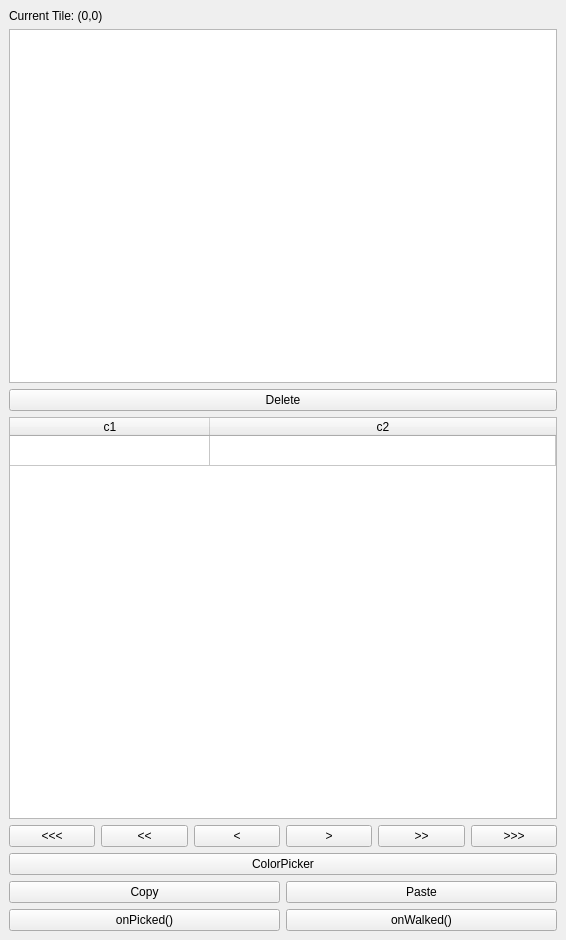
<?xml version="1.0" encoding="UTF-8"?>
<ui version="4.0">
 <class>sceneGraphBrowser</class>
 <widget class="QMainWindow" name="sceneGraphBrowser">
  <property name="geometry">
   <rect>
    <x>0</x>
    <y>0</y>
    <width>566</width>
    <height>940</height>
   </rect>
  </property>
  <property name="windowTitle">
   <string>Scene Graph Browser</string>
  </property>
  <widget class="QWidget" name="centralwidget">
   <layout class="QVBoxLayout" name="verticalLayout_2">
    <item>
     <layout class="QVBoxLayout" name="verticalLayout">
      <item>
       <widget class="QLabel" name="cellinfo">
        <property name="text">
         <string>Current Tile: (0,0)</string>
        </property>
       </widget>
      </item>
      <item>
       <widget class="QListWidget" name="tileObjects">
        <property name="horizontalScrollBarPolicy">
         <enum>Qt::ScrollBarAlwaysOff</enum>
        </property>
        <property name="alternatingRowColors">
         <bool>true</bool>
        </property>
        <property name="textElideMode">
         <enum>Qt::ElideLeft</enum>
        </property>
        <property name="horizontalScrollMode">
         <enum>QAbstractItemView::ScrollPerItem</enum>
        </property>
        <property name="resizeMode">
         <enum>QListView::Fixed</enum>
        </property>
        <property name="layoutMode">
         <enum>QListView::SinglePass</enum>
        </property>
        <property name="uniformItemSizes">
         <bool>false</bool>
        </property>
        <property name="wordWrap">
         <bool>false</bool>
        </property>
       </widget>
      </item>
      <item>
       <widget class="QPushButton" name="deleteCurrent">
        <property name="text">
         <string>Delete</string>
        </property>
       </widget>
      </item>
     </layout>
    </item>
    <item>
     <widget class="QTableWidget" name="propertiesTable">
      <property name="horizontalScrollBarPolicy">
       <enum>Qt::ScrollBarAlwaysOff</enum>
      </property>
      <property name="alternatingRowColors">
       <bool>true</bool>
      </property>
      <property name="selectionMode">
       <enum>QAbstractItemView::SingleSelection</enum>
      </property>
      <property name="gridStyle">
       <enum>Qt::SolidLine</enum>
      </property>
      <property name="sortingEnabled">
       <bool>false</bool>
      </property>
      <attribute name="horizontalHeaderVisible">
       <bool>true</bool>
      </attribute>
      <attribute name="horizontalHeaderDefaultSectionSize">
       <number>200</number>
      </attribute>
      <attribute name="horizontalHeaderHighlightSections">
       <bool>true</bool>
      </attribute>
      <attribute name="horizontalHeaderMinimumSectionSize">
       <number>150</number>
      </attribute>
      <attribute name="horizontalHeaderStretchLastSection">
       <bool>true</bool>
      </attribute>
      <attribute name="verticalHeaderVisible">
       <bool>false</bool>
      </attribute>
      <row>
       <property name="text">
        <string>r1</string>
       </property>
      </row>
      <column>
       <property name="text">
        <string>c1</string>
       </property>
      </column>
      <column>
       <property name="text">
        <string>c2</string>
       </property>
      </column>
     </widget>
    </item>
    <item>
     <layout class="QHBoxLayout" name="horizontalLayout_2">
      <item>
       <widget class="QPushButton" name="decrease3Button">
        <property name="text">
         <string>&lt;&lt;&lt;</string>
        </property>
       </widget>
      </item>
      <item>
       <widget class="QPushButton" name="decrease2Button">
        <property name="text">
         <string>&lt;&lt;</string>
        </property>
       </widget>
      </item>
      <item>
       <widget class="QPushButton" name="decreaseButton">
        <property name="text">
         <string>&lt;</string>
        </property>
       </widget>
      </item>
      <item>
       <widget class="QPushButton" name="increaseButton">
        <property name="text">
         <string>&gt;</string>
        </property>
       </widget>
      </item>
      <item>
       <widget class="QPushButton" name="increase2Button">
        <property name="text">
         <string>&gt;&gt;</string>
        </property>
       </widget>
      </item>
      <item>
       <widget class="QPushButton" name="increase3Button">
        <property name="text">
         <string>&gt;&gt;&gt;</string>
        </property>
       </widget>
      </item>
     </layout>
    </item>
    <item>
     <widget class="QPushButton" name="colorPickerButton">
      <property name="text">
       <string>ColorPicker</string>
      </property>
     </widget>
    </item>
    <item>
     <layout class="QHBoxLayout" name="horizontalLayout_3">
      <item>
       <widget class="QPushButton" name="copyButton">
        <property name="text">
         <string>Copy</string>
        </property>
       </widget>
      </item>
      <item>
       <widget class="QPushButton" name="pasteButton">
        <property name="text">
         <string>Paste</string>
        </property>
       </widget>
      </item>
     </layout>
    </item>
    <item>
     <layout class="QHBoxLayout" name="horizontalLayout">
      <item>
       <widget class="QPushButton" name="onPickedButton">
        <property name="text">
         <string>onPicked()</string>
        </property>
       </widget>
      </item>
      <item>
       <widget class="QPushButton" name="onWalkedButton">
        <property name="text">
         <string>onWalked()</string>
        </property>
       </widget>
      </item>
     </layout>
    </item>
   </layout>
  </widget>
  <widget class="QMenuBar" name="menubar">
   <property name="geometry">
    <rect>
     <x>0</x>
     <y>0</y>
     <width>566</width>
     <height>32</height>
    </rect>
   </property>
  </widget>
 </widget>
 <resources/>
 <connections/>
</ui>
